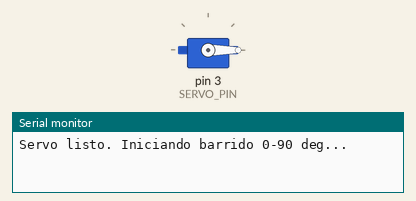
A sketch run on a simulated Arduino Uno, built with avr-gcc and run on an emulated ATmega328P. Shown: servo, the last lines printed to the serial monitor.

Above: at 1.05 s.
At 5.45 s:
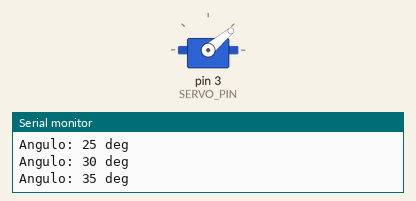
At 9.95 s:
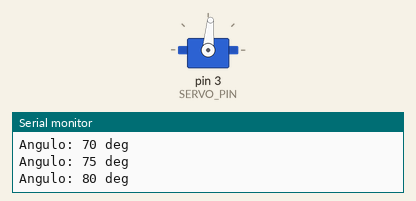
At 18.95 s:
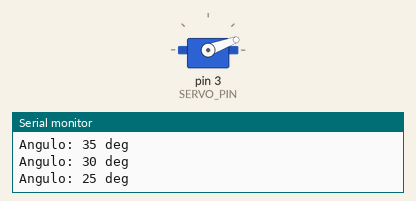
Timing chart, 0 to 29.6 s (numbered marks = the images above):
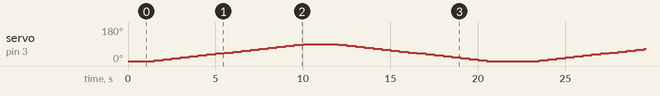

The sketch:

servo_test.ino
```cpp
// ── Servo SG90 — Test de movimiento ──────────────────────────────────────────
// Sube de 0° a 90° en pasos de 5° y vuelve a 0°.
// Usado para verificar el rango mecánico antes de la calibración del FSR.
//
// Conexión SG90:
//   Marrón → GND
//   Rojo   → 5V
//   Naranja → pin 3 (PWM)

#include <Servo.h>

Servo servo;

const int SERVO_PIN  = 3;
const int PASO       = 5;
const int ANGULO_MAX = 90;
const int RETARDO    = 500;  // ms entre pasos

void setup() {
  Serial.begin(9600);
  servo.attach(SERVO_PIN);
  servo.write(0);
  delay(1000);
  Serial.println("Servo listo. Iniciando barrido 0-90 deg...");
}

void loop() {
  for (int angulo = 0; angulo <= ANGULO_MAX; angulo += PASO) {
    servo.write(angulo);
    delay(RETARDO);
    Serial.print("Angulo: ");
    Serial.print(angulo);
    Serial.println(" deg");
  }

  delay(1000);

  for (int angulo = ANGULO_MAX; angulo >= 0; angulo -= PASO) {
    servo.write(angulo);
    delay(RETARDO);
    Serial.print("Angulo: ");
    Serial.print(angulo);
    Serial.println(" deg");
  }

  delay(2000);
}
```
